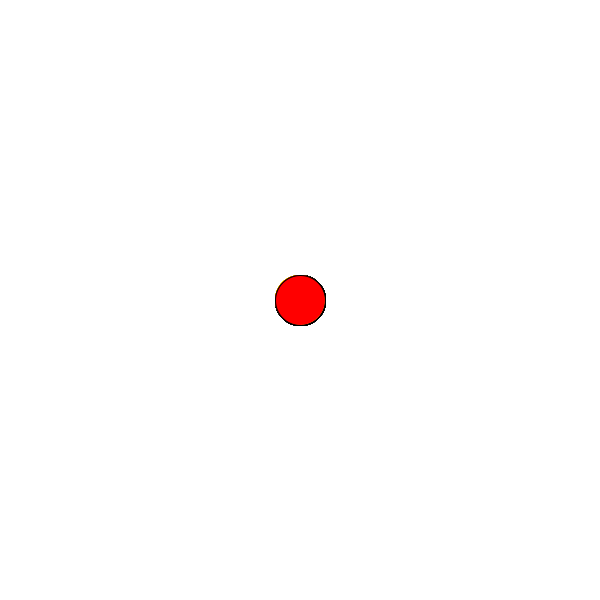
Frame 1 (no input)
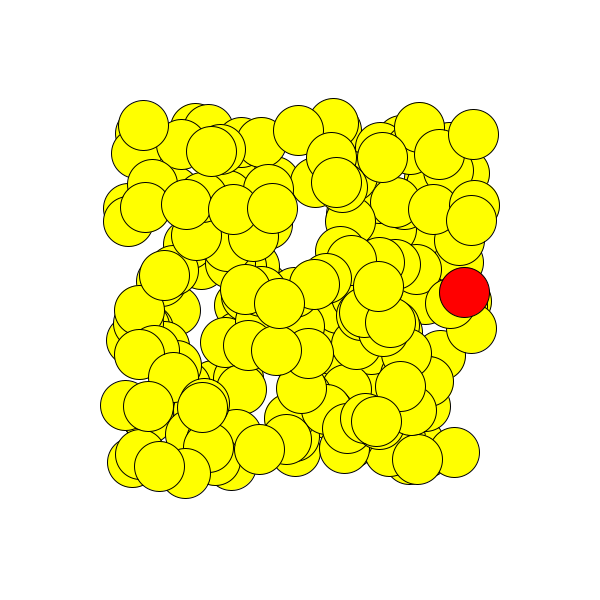
Frame 60 (the mouse pressed at the canvas centre just before this capture)
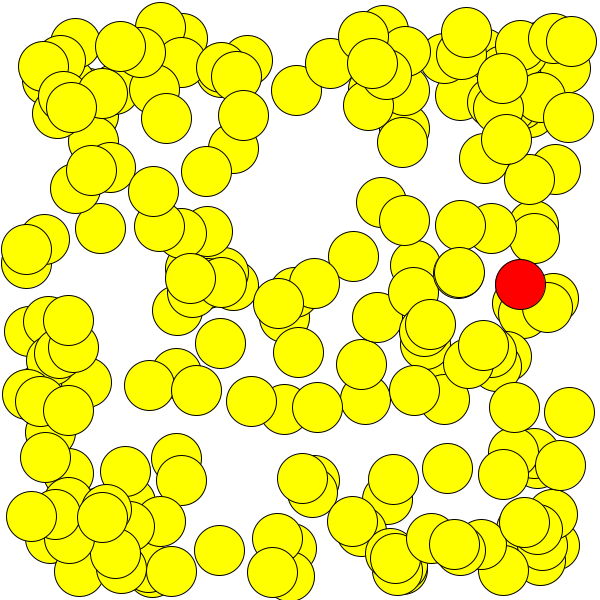
Frame 120 (the mouse held since frame 60 and released just before this capture)

The Processing sketch that drew these frames (run headless with seeded random() and noise(); from frame 60 on, the mouse is pressed at the canvas centre):

// Processing sketch: arreglosEllipses
// ── arreglosEllipses.pde
/*Este programa dibuja 200 ellipses que se mueven y rebotan en los bordes
de la pantalla. Al presionar sobre alguna, esta se detiene*/
float px, py, dx, dy;
int cant = 200;
float [] x, y;
float [] dirx = new float[cant];
float [] diry = new float[cant];
boolean [] seMueve = new boolean[cant];

int tam = 50;
void setup() {
  size(600, 600);
  x = new float[cant];
  y = new float[cant];
  for (int i=0; i<cant; i++) {
    x[i] = width/2;
    y[i] = width/2;
    dirx[i] = random(-3, 3);
    diry[i] = random(-3, 3);
    seMueve[i] = true;
  }

  px = width/2;
  py = height/2;
  dx = random(-3, 3);
  dy = random(-3, 3);
}
void draw() {
  background(255);
  for (int i=0; i<cant; i++) {
    if (x[i]>width-tam/2 || x[i]<tam/2) {
      dirx[i] = dirx[i]*-1;
    }
    if (y[i]>height-tam/2 || y[i]<tam/2) {
      diry[i] = diry[i]*-1;
    }
    fill(255, 255, 0);
    ellipse(x[i], y[i], 50, 50);
    if (seMueve[i]) {
      x[i] += dirx[i];
      y[i] += diry[i];
    }
  }

  if (px>width-tam/2 || px<tam/2) {
    dx = dx*-1;
  }
  if (py>height-tam/2 || py<tam/2) {
    dy = dy*-1;
  }
  fill(255, 0, 0);
  ellipse(px, py, 50, 50);
  px += dx;
  py += dy;
}
// esta función evalúa si estamos sobre una figura circular
boolean presionoSobre(float x, float y, int diametro) {
  float distancia = dist(x, y, mouseX, mouseY);
  boolean estoyPresionando = distancia<diametro/2;
  return estoyPresionando;
}

void keyPressed() { // reiniciamos los valores del setup()
  for (int i=0; i<cant; i++) {
    x[i] = width/2;
    y[i] = width/2;
    dirx[i] = random(-3, 3);
    diry[i] = random(-3, 3);
  }
}
void mousePressed() { // al hacer click
  for (int i=0; i<cant; i++) {
    if (presionoSobre(x[i], y[i], tam)) { // evaluamos si estamos sobre una figura
      seMueve[i] = false;
    }
  }
}
